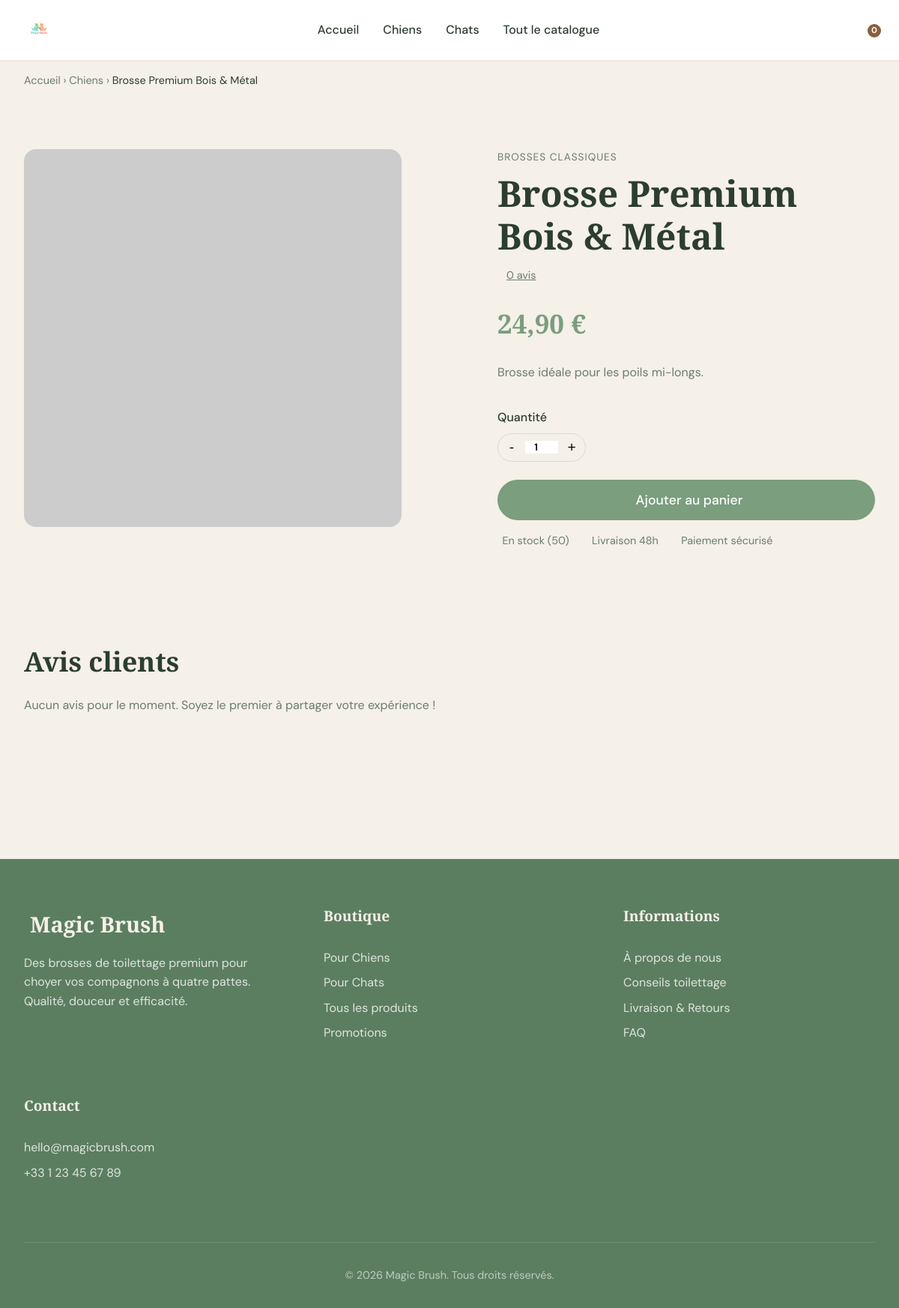
/produit.php?id=1, run on the app's committed database.
### tables this page shows
CREATE TABLE IF NOT EXISTS products (
    id INT AUTO_INCREMENT PRIMARY KEY,
    nom VARCHAR(255) NOT NULL,
    slug VARCHAR(255) NOT NULL UNIQUE,
    description TEXT,
    prix DECIMAL(10, 2) NOT NULL,
    prix_barre DECIMAL(10, 2) DEFAULT NULL,
    stock INT DEFAULT 0,
    categorie_id INT,
    espece ENUM('chien', 'chat', 'universel') NOT NULL,
    type_poil ENUM('court', 'long', 'epais', 'tous') DEFAULT 'tous',
    sku VARCHAR(50) UNIQUE,
    image_principale VARCHAR(255) DEFAULT NULL,
    created_at TIMESTAMP DEFAULT CURRENT_TIMESTAMP,
    FOREIGN KEY (categorie_id) REFERENCES categories(id) ON DELETE SET NULL
);

CREATE TABLE IF NOT EXISTS categories (
    id INT AUTO_INCREMENT PRIMARY KEY,
    nom VARCHAR(100) NOT NULL,
    slug VARCHAR(100) NOT NULL UNIQUE,
    espece ENUM('chien', 'chat', 'universel') NOT NULL,
    parent_id INT DEFAULT NULL,
    FOREIGN KEY (parent_id) REFERENCES categories(id) ON DELETE SET NULL
);

### produit.php (the view, shortened to what this page needs)
<?php
require_once 'includes/db.php';
$id = filter_input(INPUT_GET, 'id', FILTER_VALIDATE_INT);
$stmt = $pdo->prepare("SELECT p.*, c.nom AS categorie_nom FROM products p LEFT JOIN categories c ON p.categorie_id = c.id WHERE p.id = :id");
$stmt->execute([':id' => $id]);
$product = $stmt->fetch();
$review_stmt = $pdo->prepare("SELECT AVG(note) as avg_note, COUNT(*) as count FROM reviews WHERE product_id = :id");
$review_stmt->execute([':id' => $id]);
$review_data = $review_stmt->fetch();
$review_count = $review_data['count'];
require_once 'includes/header.php';
?>
<div style="background: var(--color-bg); padding: 1rem 0;">
    <div class="container" style="font-size: 0.9rem; color: var(--color-text-light);">
        <a href="index.php">Accueil</a> &rsaquo;
        <a href="catalogue.php?espece=<?= $product['espece'] ?>"><?= ucfirst($product['espece']) ?>s</a> &rsaquo;
        <span style="color: var(--color-text);"><?= htmlspecialchars($product['nom']) ?></span>
    </div>
</div>
<section class="section">
    <div class="container">
        <div style="display: flex; flex-wrap: wrap; gap: var(--spacing-xl);">
            <div style="flex: 1; min-width: 300px;">
                <div style="border-radius: var(--radius-lg); overflow: hidden; background: var(--color-bg); margin-bottom: 1rem;">
                    <img src="<?= htmlspecialchars($product['image_principale']) ?>" alt="<?= htmlspecialchars($product['nom']) ?>"
                         id="mainImage" style="width: 100%; aspect-ratio: 1/1; object-fit: cover;"
                         onerror="this.src='https://placehold.co/600x600/F5F0E8/7A9E7E?text=<?= urlencode($product['nom']) ?>'">
                </div>
            </div>
            <div style="flex: 1; min-width: 300px;">
                <div style="font-size: 0.85rem; color: var(--color-text-light); text-transform: uppercase; letter-spacing: 1px; margin-bottom: 0.5rem;">
                    <?= htmlspecialchars($product['categorie_nom'] ?? ucfirst($product['espece'])) ?>
                </div>
                <h1 style="margin-bottom: 0.75rem;"><?= htmlspecialchars($product['nom']) ?></h1>
                <div style="display: flex; align-items: center; gap: 0.75rem; margin-bottom: 1.5rem;">
                    <a href="#avis" style="color: var(--color-text-light); font-size: 0.9rem; text-decoration: underline;"><?= $review_count ?> avis</a>
                </div>
                <div style="margin-bottom: 1.5rem;">
                    <span style="font-family: var(--font-heading); font-size: 2.2rem; font-weight: 700; color: var(--color-primary);"><?= number_format($product['prix'], 2, ',', ' ') ?> €</span>
                </div>
                <p style="color: var(--color-text-light); line-height: 1.8; margin-bottom: 2rem;"><?= nl2br(htmlspecialchars($product['description'])) ?></p>
                <div style="margin-bottom: 1.5rem;">
                    <label style="display: block; font-weight: 500; margin-bottom: 0.5rem;">Quantité</label>
                    <div style="display: inline-flex; align-items: center; border: 1px solid var(--color-border); border-radius: var(--radius-full);">
                        <button onclick="updateQty(-1)" style="background: none; border: none; width: 36px; height: 36px; cursor: pointer; font-size: 1.2rem;">-</button>
                        <input type="number" id="qty" value="1" min="1" max="<?= $product['stock'] ?>" style="width: 44px; text-align: center; border: none; font-family: var(--font-body); font-weight: 600; outline: none;">
                        <button onclick="updateQty(1)" style="background: none; border: none; width: 36px; height: 36px; cursor: pointer; font-size: 1.2rem;">+</button>
                    </div>
                </div>
                <button id="addToCartBtn" class="btn btn-primary" style="width: 100%; padding: 1rem; font-size: 1.1rem; margin-bottom: 1rem;"
                        <?= $product['stock'] <= 0 ? 'disabled style="opacity:0.5;"' : '' ?>
                        data-id="<?= $product['id'] ?>" data-name="<?= htmlspecialchars($product['nom']) ?>"
                        data-price="<?= $product['prix'] ?>" data-img="<?= htmlspecialchars($product['image_principale']) ?>">
                    <?= $product['stock'] > 0 ? 'Ajouter au panier' : 'Rupture de stock' ?>
                </button>
                <div style="display: flex; gap: 1.5rem; color: var(--color-text-light); font-size: 0.9rem;">
                    <span style="display: flex; align-items: center; gap: 0.4rem;">
                        <?= $product['stock'] > 0 ? "En stock ({$product['stock']})" : 'Rupture' ?>
                    </span>
                    <span style="display: flex; align-items: center; gap: 0.4rem;"><i class="ph ph-truck"></i> Livraison 48h</span>
                    <span style="display: flex; align-items: center; gap: 0.4rem;"><i class="ph ph-shield-check"></i> Paiement sécurisé</span>
                </div>
            </div>
        </div>
        <div id="avis" style="margin-top: var(--spacing-xl);">
            <h2 style="margin-bottom: 1.5rem;">Avis clients</h2>
            <?php
            $avis_stmt = $pdo->prepare("SELECT r.*, u.prenom, u.nom FROM reviews r JOIN users u ON r.user_id = u.id WHERE r.product_id = :id ORDER BY r.created_at DESC LIMIT 5");
            $avis_stmt->execute([':id' => $id]);
            $avis = $avis_stmt->fetchAll();
            ?>
            <?php if (empty($avis)): ?>
            <p style="color: var(--color-text-light);">Aucun avis pour le moment. Soyez le premier à partager votre expérience !</p>
            <?php endif; ?>
        </div>
    </div>
</section>
<?php require_once 'includes/footer.php'; ?>

### assets/css/style.css (style rules this page uses)
:root { --color-primary: #7A9E7E; --color-primary-dark: #5c7e60; --color-secondary: #8B5E3C; --color-secondary-light: #a87955; --color-bg: #F5F0E8; --color-white: #FFFFFF; --color-text: #2C3E2E; --color-text-light: #6a7c6c; --color-border: #E2D9CD; --color-error: #e74c3c; --color-success: #2ecc71; --font-heading: 'Playfair Display', serif; --font-body: 'DM Sans', sans-serif; --spacing-xs: 0.5rem; --spacing-sm: 1rem; --spacing-md: 2rem; --spacing-lg: 4rem; --spacing-xl: 8rem; --radius-sm: 4px; --radius-md: 8px; --radius-lg: 16px; --radius-full: 9999px; --shadow-sm: 0 2px 4px rgba(44, 62, 46, 0.05); --shadow-md: 0 4px 12px rgba(44, 62, 46, 0.08); --shadow-lg: 0 12px 24px rgba(44, 62, 46, 0.12); --transition: all 0.3s ease; }
* { margin: 0; padding: 0; box-sizing: border-box; }
body { font-family: var(--font-body); color: var(--color-text); background-color: var(--color-bg); line-height: 1.6; font-size: 16px; -webkit-font-smoothing: antialiased; }
h1, h2, h3, h4, h5, h6 { font-family: var(--font-heading); font-weight: 600; color: var(--color-text); line-height: 1.2; margin-bottom: var(--spacing-sm); }
h1 { font-size: 3rem; }
h2 { font-size: 2.25rem; }
a { text-decoration: none; color: inherit; transition: var(--transition); }
img { max-width: 100%; height: auto; display: block; }
.container { width: 100%; max-width: 1200px; margin: 0 auto; padding: 0 var(--spacing-md); }
.section { padding: var(--spacing-lg) 0; }
.btn { display: inline-flex; align-items: center; justify-content: center; padding: 0.75rem 1.5rem; border-radius: var(--radius-full); font-family: var(--font-body); font-weight: 500; font-size: 1rem; cursor: pointer; transition: var(--transition); border: none; text-align: center; }
.btn-primary { background-color: var(--color-primary); color: var(--color-white); }

### data on the page
products: espece "Chien", nom "Brosse Premium Bois & Métal", categorie.nom "BROSSES CLASSIQUES", prix "24,90", description "Brosse idéale pour les poils mi-longs.", stock "50"

### other printed values
$cart_count "0"
$review_count "0"
